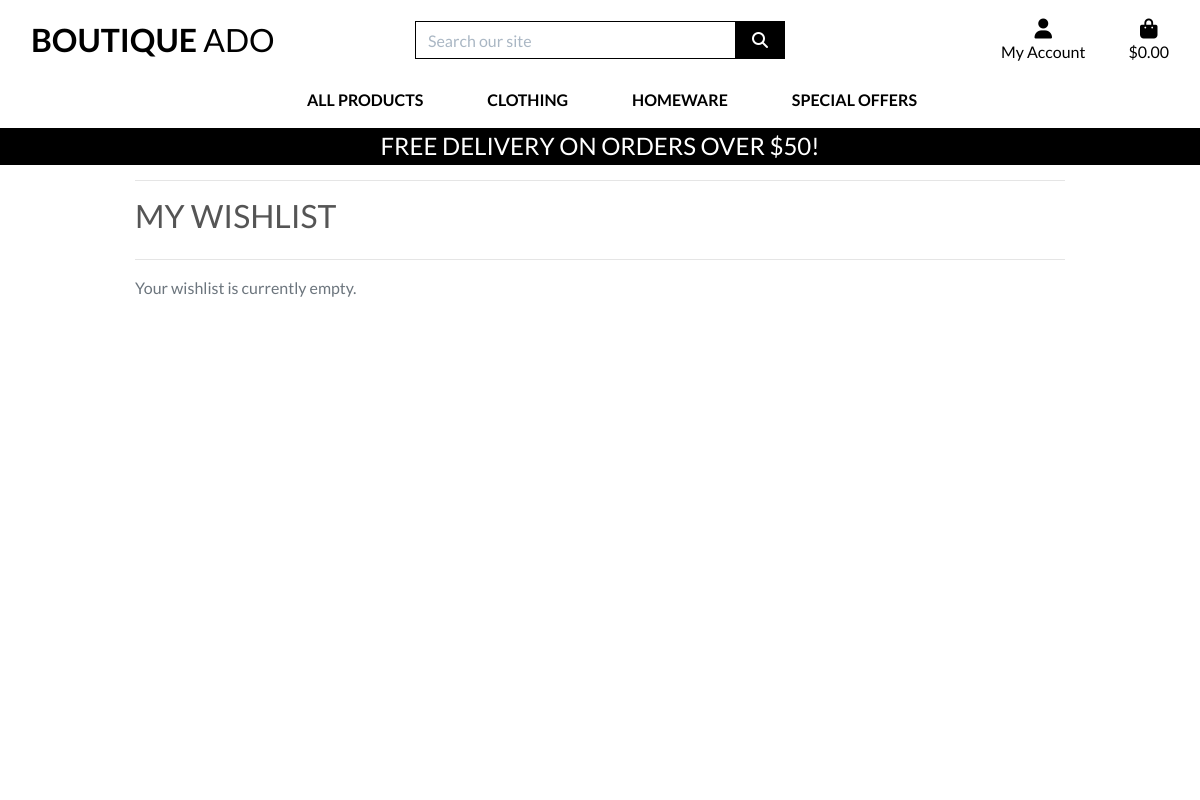
Before: /products/wishlist/ (signed in) with the older database file.
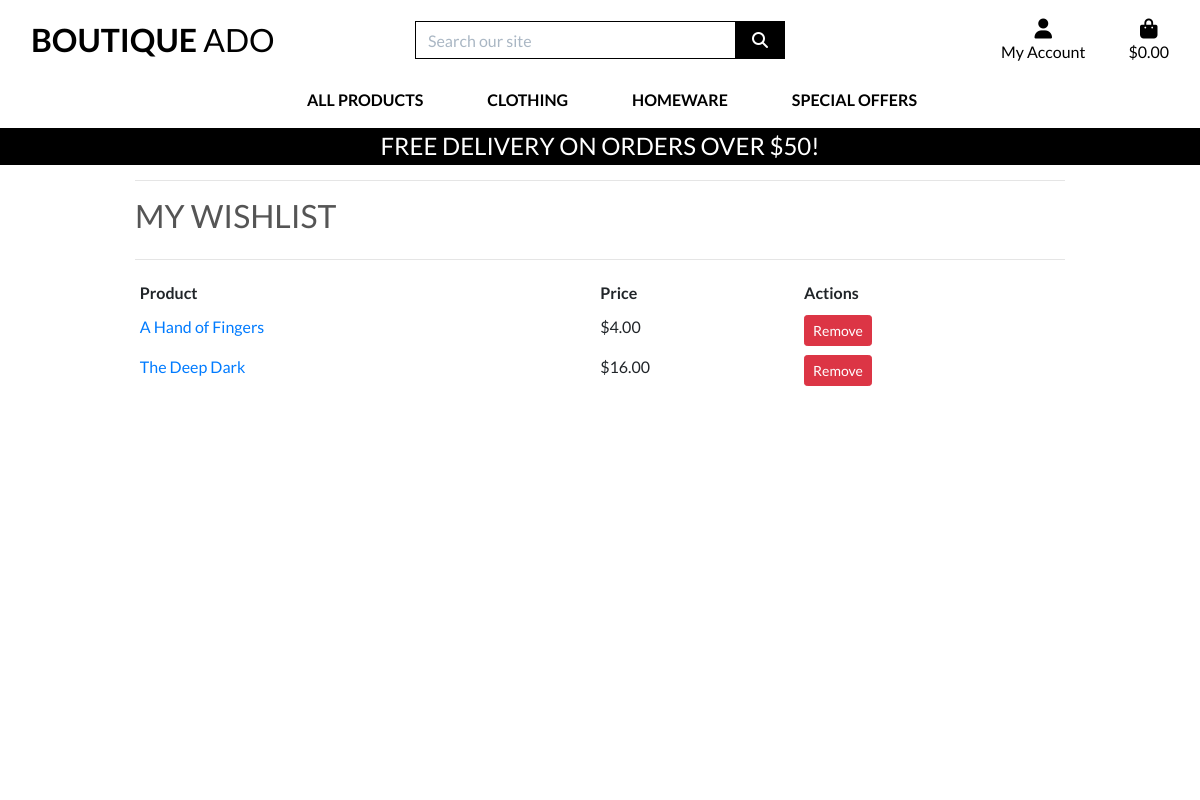
After: the same page with the newer database file.
### products/models.py (models this page shows, shortened)
class Wishlist(models.Model):
    user = models.ForeignKey(settings.AUTH_USER_MODEL, on_delete=models.CASCADE)
    product = models.ForeignKey('Product', on_delete=models.CASCADE)
    added_on = models.DateTimeField(default=timezone.now)
    class Meta:
        unique_together = ('user', 'product')
        verbose_name = 'Wishlist'
        verbose_name_plural = 'Wishlists'

class Product(models.Model):
    COVER_TYPE_CHOICES = [
        ('softcover', 'Softcover'),
        ('hardcover', 'Hardcover'),
    ]
    COLOR_CHOICES = [
        ('colour', 'Colour'),
        ('black_and_white', 'Black and White'),
        ('colour_bw', 'Colour + B&W'),
    ]
    artist = models.ForeignKey('Artist', null=True, blank=True, on_delete=models.SET_NULL)
    category = models.ForeignKey('Category', null=True, blank=True, on_delete=models.SET_NULL)
    publisher = models.ForeignKey('Publisher', null=True, blank=True, on_delete=models.SET_NULL)
    genres = models.ManyToManyField('Genre', blank=True)
    sku = models.CharField(max_length=254, null=True, blank=True)
    title = models.CharField(max_length=254)
    description = models.TextField()
    price = models.DecimalField(max_digits=6, decimal_places=2)
    rating = models.DecimalField(max_digits=6, decimal_places=2, null=True, blank=True)
    pages = models.IntegerField(null=True, blank=True)
    cover_type = models.CharField(max_length=50, choices=COVER_TYPE_CHOICES, blank=True)
    color_option = models.CharField(max_length=20, choices=COLOR_CHOICES, default='colour')
    image_url = models.URLField(max_length=1024, null=True, blank=True)
    image = models.ImageField(null=True, blank=True)
    date_added = models.DateTimeField(default=timezone.now)

### products/views.py (the view)
# urls.py: path('wishlist/', views.view_wishlist, name='wishlist'),
@login_required
def view_wishlist(request):
    wishlist_items = Wishlist.objects.filter(user=request.user)
    return render(request, 'products/wishlist.html', {'wishlist_items': wishlist_items})

### bag/contexts.py (called while the page is built, shortened)
def bag_contents(request):
    bag_items = []
    total = 0
    product_count = 0
    bag = request.session.get('bag', {})
    if total < settings.FREE_DELIVERY_THRESHOLD:
        delivery = total * Decimal(settings.STANDARD_DELIVERY_PERCENTAGE / 100)
        free_delivery_delta = settings.FREE_DELIVERY_THRESHOLD - total
    else:
        delivery = 0
        free_delivery_delta = 0
    grand_total = delivery + total
    context = {
        'bag_items': bag_items,
        'total': total,
        'product_count': product_count,
        'delivery': delivery,
        'free_delivery_delta': free_delivery_delta,
        'free_delivery_threshold': settings.FREE_DELIVERY_THRESHOLD,
        'grand_total': grand_total,
    }
    return context

### products/templates/products/wishlist.html (shortened to what this page needs)
{% extends "base.html" %}
{% load static %}
{% block page_header %}
    <div class="container header-container">
    </div>
{% endblock %}
{% block content %}
<div class="overlay"></div>
<div class="container">
    <div class="row">
        <div class="col">
            <hr>
            <h2 class="logo-font mb-4">My Wishlist</h2>
            <hr>
        </div>
    </div>
    <div class="row">
        <div class="col-12">
            {% if wishlist_items %}
                <div class="wishlist-items table-responsive">
                    <table class="table table-sm table-borderless">
                        <thead>
                            <tr>
                                <th>Product</th>
                                <th>Price</th>
                                <th>Actions</th>
                            </tr>
                        </thead>
                        <tbody>
                            {% for item in wishlist_items %}
                                <tr>
                                    <td>
                                        <a href="{% url 'product_detail' item.product.id %}" title="{{ item.product.title }}">
                                            {{ item.product.title }}
                                        </a>
                                    </td>
                                    <td>${{ item.product.price }}</td>
                                    <td>
                                        <a href="{% url 'remove_from_wishlist' item.product.id %}" class="btn btn-danger btn-sm">Remove</a>
                                    </td>
                                </tr>
                            {% endfor %}
                        </tbody>
                    </table>
                </div>
            {% else %}
                <p class="text-muted">Your wishlist is currently empty.</p>
            {% endif %}
        </div>
    </div>
</div>
{% endblock %}

Changed rows visible on the page:
added Wishlist: product "A Hand of Fingers", product.price "4.00"
added Wishlist: product "The Deep Dark", product.price "16.00"
Other visible differences:
text no longer shown: "Your wishlist is currently empty."
text now shown: "Product Price Actions"
